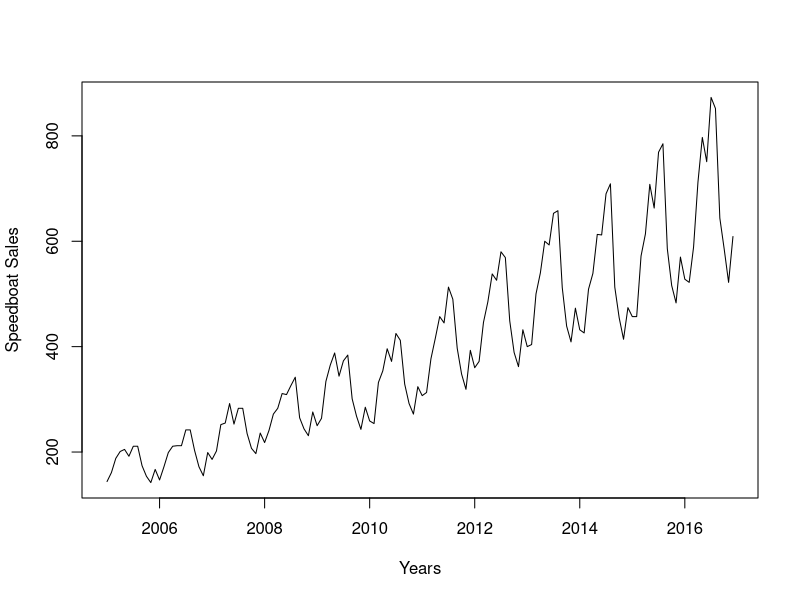
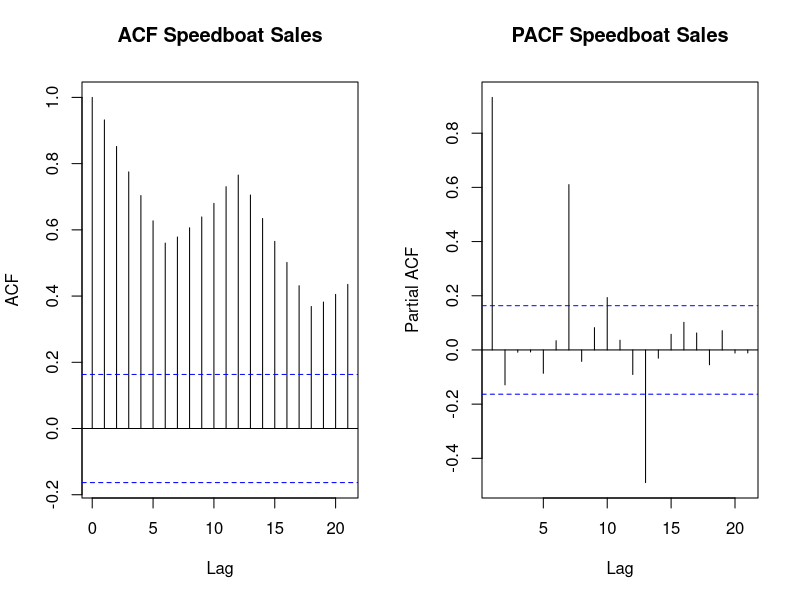
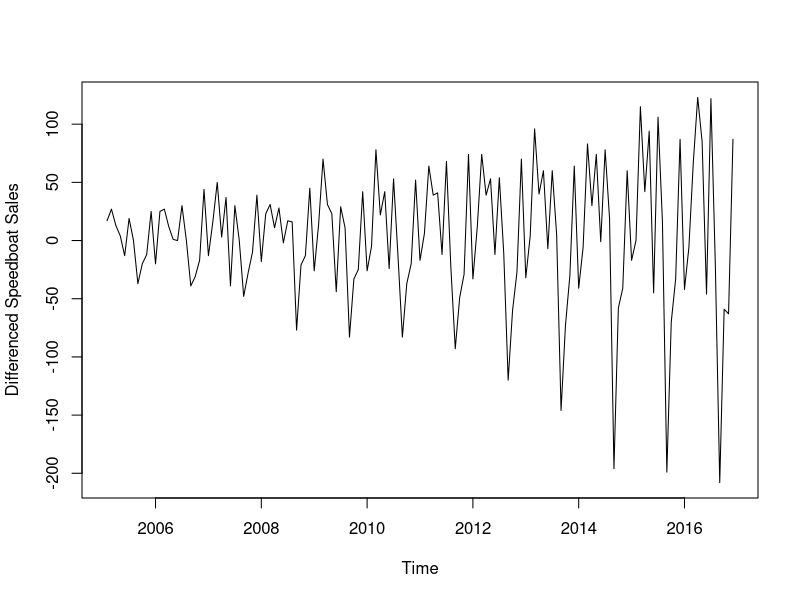
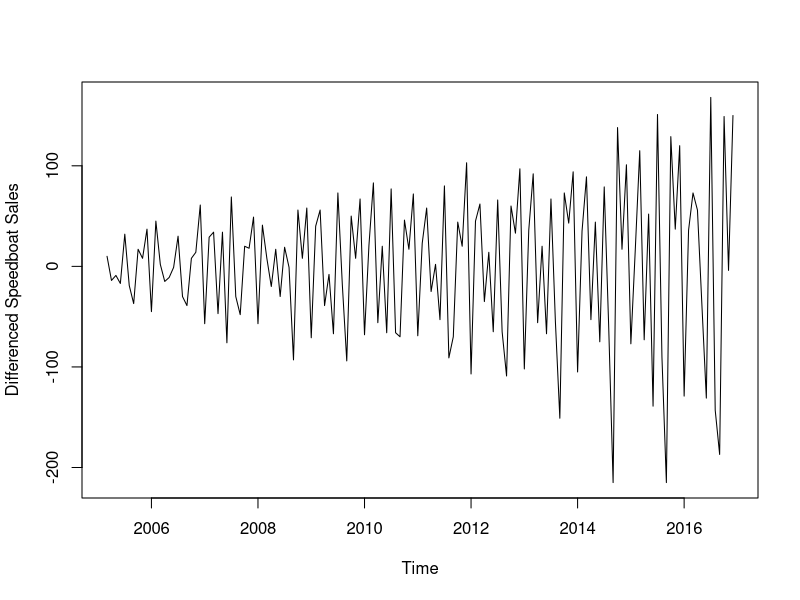
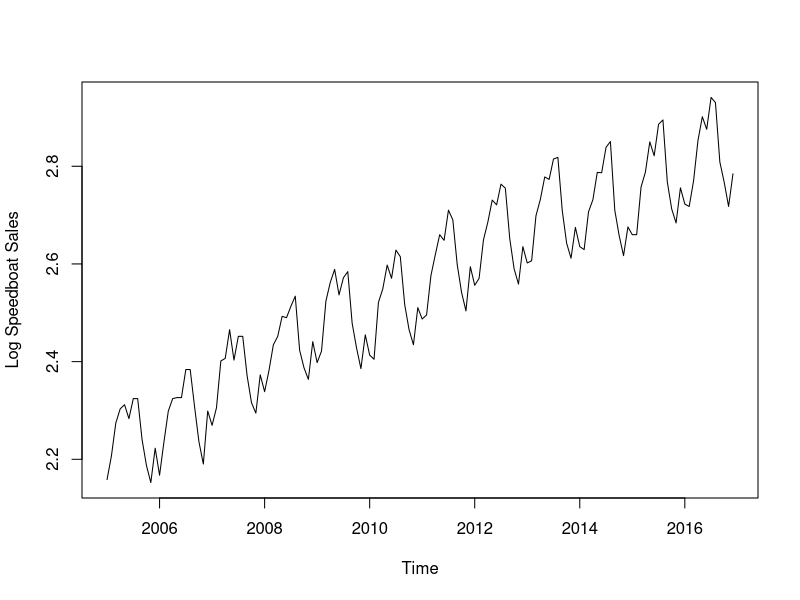
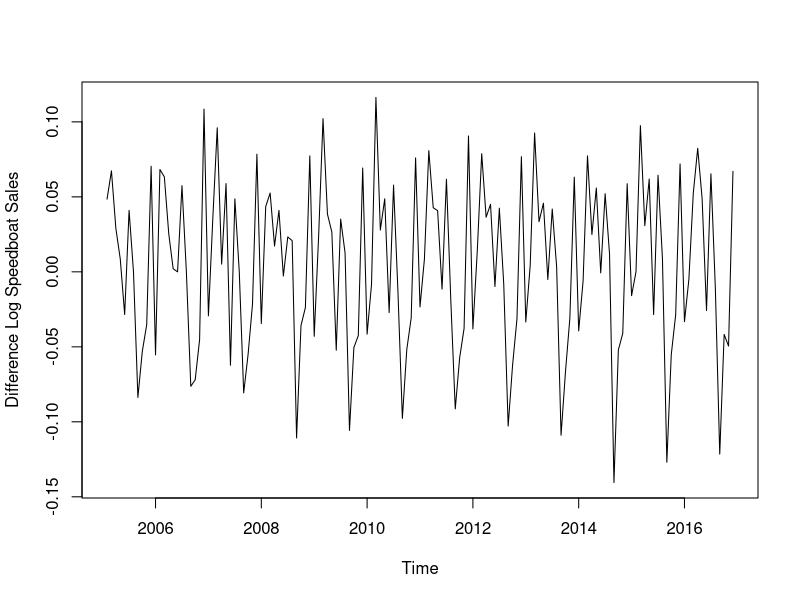
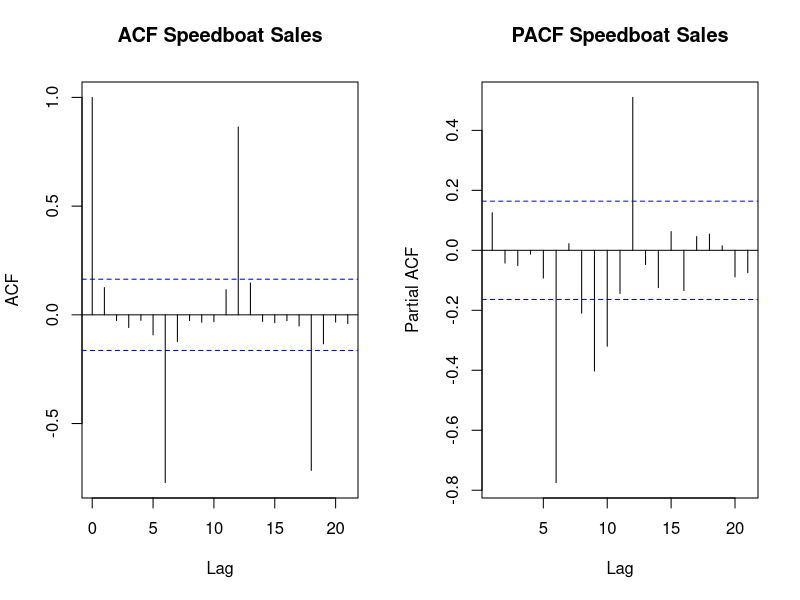
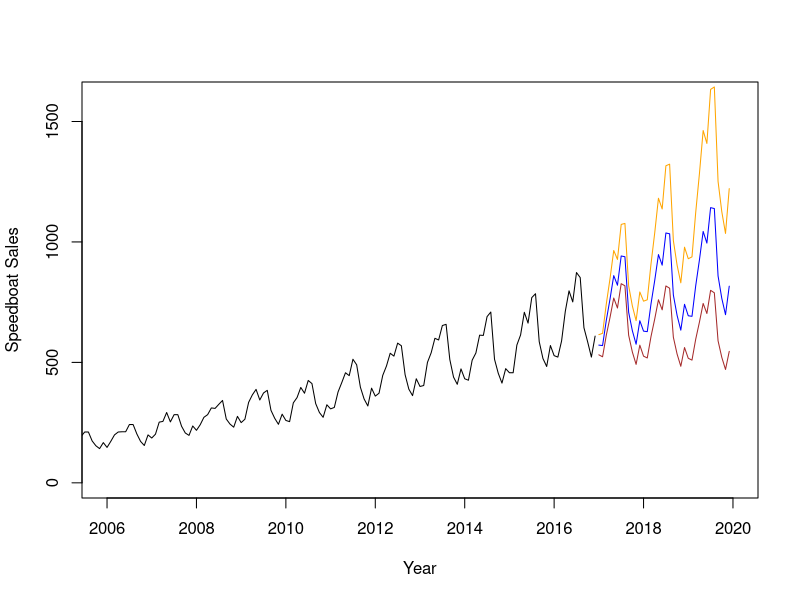

Source code (R) for these figures, in order:
getwd()

data <- read.csv("Speedboat_Sales.csv")

list.files()

install.packages("forecast")
library(forecast)
##############################################
library(forecast)

data <- read.csv("Speedboat_Sales.csv")

data

data = ts(data[,2],start = c(2005,1),frequency = 12)
plot(data, xlab='Years', ylab = 'Speedboat Sales')

par(mfrow = c(1,2))
acf(ts(data),main='ACF Speedboat Sales')
pacf(ts(data),main='PACF Speedboat Sales')


par(mfrow = c(1,1))
diff_data = diff(data)
plot(diff_data,ylab='Differenced Speedboat Sales')


diff_data_2 = diff(diff_data)
plot(diff_data_2,ylab='Differenced Speedboat Sales')


Log_data = log10(data)
plot(Log_data,ylab='Log Speedboat Sales')

Diff_log_data = diff(Log_data)
plot(Diff_log_data,ylab="Difference Log Speedboat Sales")


par(mfrow = c(1,2))
acf(ts(Diff_log_data),main="ACF Speedboat Sales")
pacf(ts(Diff_log_data),main="PACF Speedboat Sales")

ARIMAfit = auto.arima(Log_data,approximation=FALSE,trace=FALSE)

summary(ARIMAfit)



par(mfrow = c(1,1))
pred = predict(ARIMAfit, n.ahead = 36)
pred



plot(data,type='l',xlim=c(2006,2020),ylim=c(1,1600),xlab = 'Year',ylab = 'Speedboat Sales')
lines(10^(pred$pred),col='blue')
lines(10^(pred$pred+2*pred$se),col='orange')
lines(10^(pred$pred-2*pred$se),col='Brown')


par(mfrow=c(1,2))
acf(ts(ARIMAfit$residuals),main='ACF Residual')
pacf(ts(ARIMAfit$residuals),main='PACF Residual')
